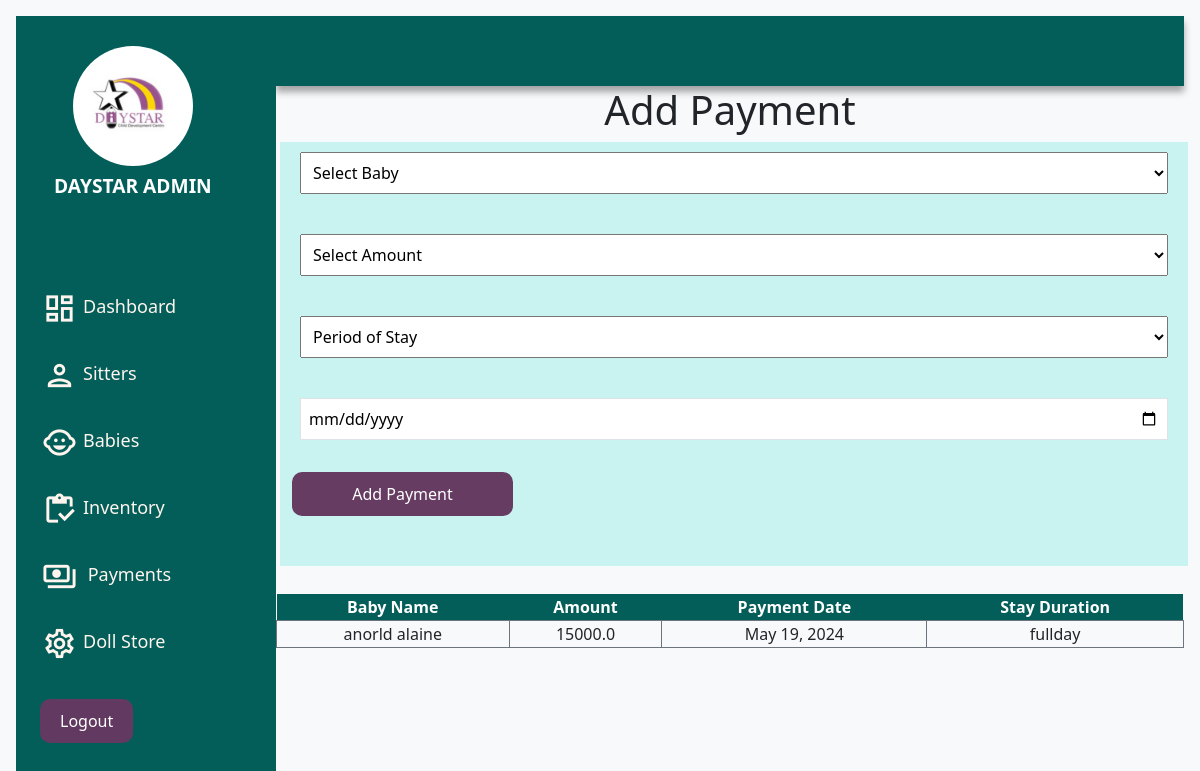
/payments/ (signed in), run on an earlier commit of the app's database.
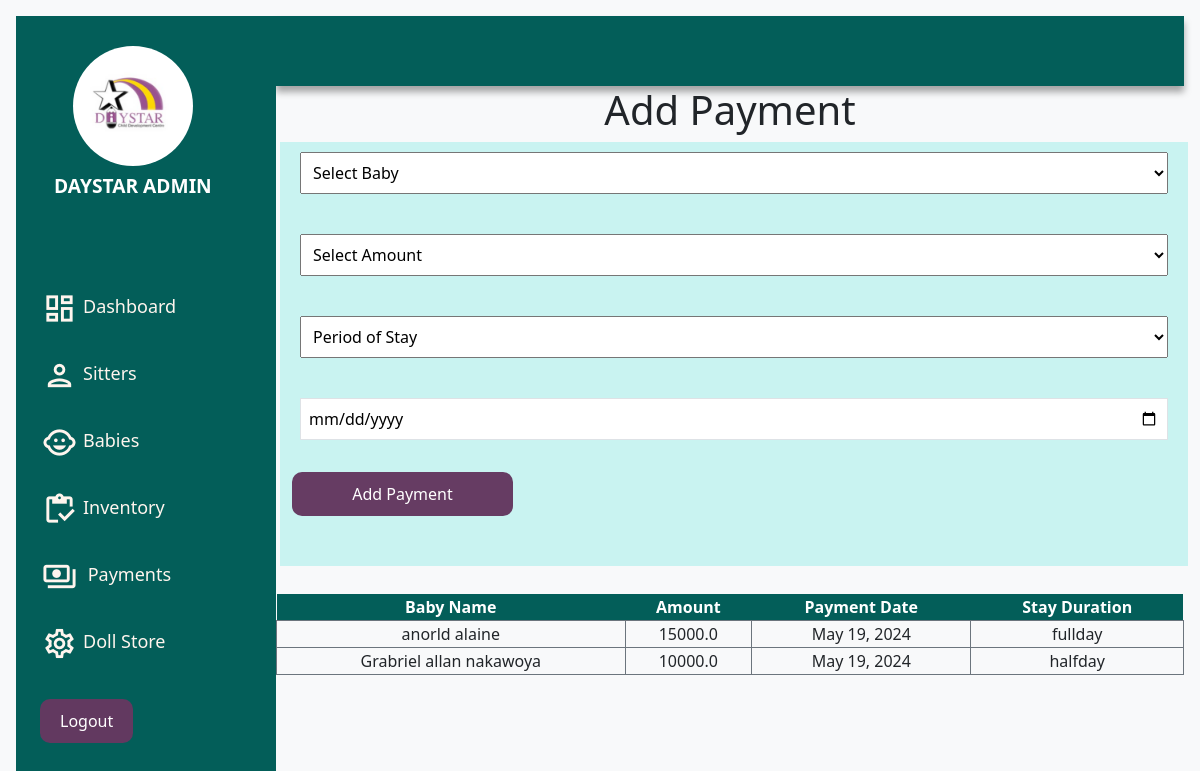
And on a later commit of the database.
### application/models.py (models this page shows, shortened)
class Pay(models.Model):
    baby =  models.ForeignKey(Baby, on_delete=models.CASCADE, null=True, blank=True)
    pay_number = models.IntegerField(null=True, blank=True)
    amount = models.FloatField( null=True, blank=True)
    date = models.DateField( auto_now_add=True)
    stay_duration = models.CharField(max_length=15,default='Fullday', blank=True)

class Baby(models.Model):
    sittr = models.ForeignKey(Sitter, on_delete=models.CASCADE, blank=False, null=False, default=True )
    fname = models.CharField(max_length=255)
    lname = models.CharField(max_length=255)
    age = models.CharField(max_length=255)
    gender = models.CharField(max_length=255)
    location = models.CharField(max_length=100)
    image = models.ImageField(max_length=255)
    broughtby = models.CharField(max_length=200)
    timein = models.DateTimeField(auto_now=True)
    timeout = models.DateTimeField(auto_now=True)
    fees= models.CharField(max_length=100 , null=True, blank=True)
    parent_name = models.CharField(max_length= 200)
    babynumber = models.IntegerField(null=True)
    message_left = models.TextField(max_length=1000)
    stay_duration = models.CharField(choices=(('fullday','fullday'),('halfday', 'halfday')), max_length=50, blank=True, null=True)

### application/views.py (the view)
# urls.py: path('payments/', views.payment, name='payments'),
@login_required
def payment(request):
    if request.method == 'POST':
        amount = request.POST['amount']
        date = request.POST['date']
        baby_id = request.POST['id']
        stay_duration = request.POST.get('category')
        baby = Baby.objects.get(id=baby_id )
        pay = Pay(baby=baby, amount= amount, date = date, stay_duration=stay_duration)
        pay.save()
        return redirect('payment_success', id=baby_id)
    else:
        babies = Baby.objects.all()
        pays = Pay.objects.all()
        return render(request, 'application/payments.html', {'babies': babies, 'pays':pays})

### application/templates/application/payments.html (shortened to what this page needs)
{% extends "application/base.html" %}
{% block content  %}
    <div class="content">
        <div class="container-fluid">
            <h1 class="text-center">Add Payment</h1>
            <div class="row">
                <form method="POST" class=" form  ">
                    <div class=" d-flex flex-column p-2">
                        <select name="id" class="p-2">
                            <option value="">Select Baby</option>
                        </select>
                    </div>
                    <br>
                    <div class="d-flex flex-column p-2">
                        <select name="amount" class="p-2"  >
                            <option value="">Select Amount</option>
                        </select>
                    </div>
                    <br>
                    <div class="d-flex flex-column p-2">
                        <select name="category" class="p-2" >
                            <option value="">Period of Stay</option>
                        </select>
                    </div>
                    <br>
                    <div class="d-flex flex-column p-2">
                        <input type="date" name="date" required placeholder="Payment Date"  class="p-2 border ">
                    </div>
                    <br>
                    <button type="submit" class="button w-25">Add Payment</button>
                    <br> <br>
                </form>
            </div>
            <br>
            <div class="row">
                <table class="w-100 h-50  text-center">
                    <thead class="thead text-white">
                        <tr>
                            <th scope="col">Baby Name</th>
                            <th scope="col">Amount</th>
                            <th scope="col">Payment Date</th>
                            <th scope="col">Stay Duration</th>
                        </tr>
                    </thead>
                    <tbody>
                        {% for pay in pays %}
                            <tr class="border border-secondary">
                                <td class=" border border-secondary">{{ pay.baby.fname }} {{ pay.baby.lname }}</td>
                                <td class=" border border-secondary">{{ pay.amount }}</td>
                                <td class=" border border-secondary">{{ pay.date }}</td>
                                <td class=" border border-secondary">{{ pay.stay_duration }}</td>
                            </tr>
                        {% endfor %}
                    </tbody>
                </table>
            </div>
        </div>
        <br>
    </div>
{% endblock  %}

What changed in the data, as far as the page shows it:
added Pay: baby.fname "Grabriel allan", baby.lname "nakawoya", amount "10000.0", date "May 19, 2024", stay_duration "halfday"
